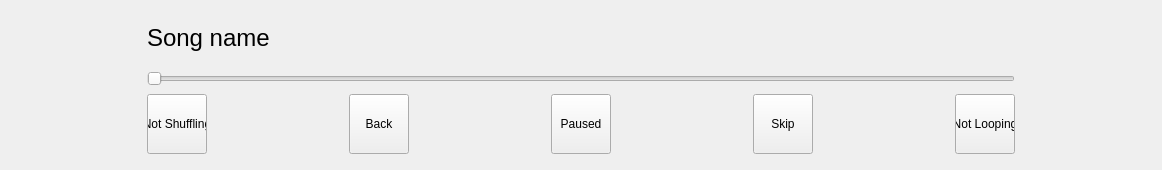
<?xml version="1.0" encoding="UTF-8"?>
<ui version="4.0">
 <class>Playbar</class>
 <widget class="QWidget" name="Playbar">
  <property name="geometry">
   <rect>
    <x>0</x>
    <y>0</y>
    <width>1162</width>
    <height>170</height>
   </rect>
  </property>
  <property name="minimumSize">
   <size>
    <width>0</width>
    <height>170</height>
   </size>
  </property>
  <property name="maximumSize">
   <size>
    <width>16777215</width>
    <height>170</height>
   </size>
  </property>
  <property name="windowTitle">
   <string>Form</string>
  </property>
  <layout class="QGridLayout" name="gridLayout">
   <item row="2" column="0">
    <widget class="QPushButton" name="shuffleButton">
     <property name="minimumSize">
      <size>
       <width>60</width>
       <height>60</height>
      </size>
     </property>
     <property name="maximumSize">
      <size>
       <width>60</width>
       <height>60</height>
      </size>
     </property>
     <property name="text">
      <string>Not Shuffling</string>
     </property>
    </widget>
   </item>
   <item row="2" column="1">
    <widget class="QPushButton" name="backButton">
     <property name="minimumSize">
      <size>
       <width>60</width>
       <height>60</height>
      </size>
     </property>
     <property name="maximumSize">
      <size>
       <width>60</width>
       <height>60</height>
      </size>
     </property>
     <property name="text">
      <string>Back</string>
     </property>
    </widget>
   </item>
   <item row="2" column="2">
    <widget class="QPushButton" name="playButton">
     <property name="minimumSize">
      <size>
       <width>60</width>
       <height>60</height>
      </size>
     </property>
     <property name="maximumSize">
      <size>
       <width>60</width>
       <height>60</height>
      </size>
     </property>
     <property name="text">
      <string>Paused</string>
     </property>
    </widget>
   </item>
   <item row="2" column="3">
    <widget class="QPushButton" name="skipButton">
     <property name="minimumSize">
      <size>
       <width>60</width>
       <height>60</height>
      </size>
     </property>
     <property name="maximumSize">
      <size>
       <width>60</width>
       <height>60</height>
      </size>
     </property>
     <property name="text">
      <string>Skip</string>
     </property>
    </widget>
   </item>
   <item row="2" column="4">
    <widget class="QPushButton" name="loopButton">
     <property name="minimumSize">
      <size>
       <width>60</width>
       <height>60</height>
      </size>
     </property>
     <property name="maximumSize">
      <size>
       <width>60</width>
       <height>60</height>
      </size>
     </property>
     <property name="text">
      <string>Not Looping</string>
     </property>
    </widget>
   </item>
   <item row="1" column="0" colspan="5">
    <widget class="QSlider" name="songSlider">
     <property name="orientation">
      <enum>Qt::Horizontal</enum>
     </property>
    </widget>
   </item>
   <item row="0" column="0" colspan="5">
    <widget class="QLabel" name="songName">
     <property name="maximumSize">
      <size>
       <width>16777215</width>
       <height>50</height>
      </size>
     </property>
     <property name="font">
      <font>
       <pointsize>18</pointsize>
      </font>
     </property>
     <property name="text">
      <string>Song name</string>
     </property>
    </widget>
   </item>
  </layout>
 </widget>
 <resources/>
 <connections/>
</ui>
